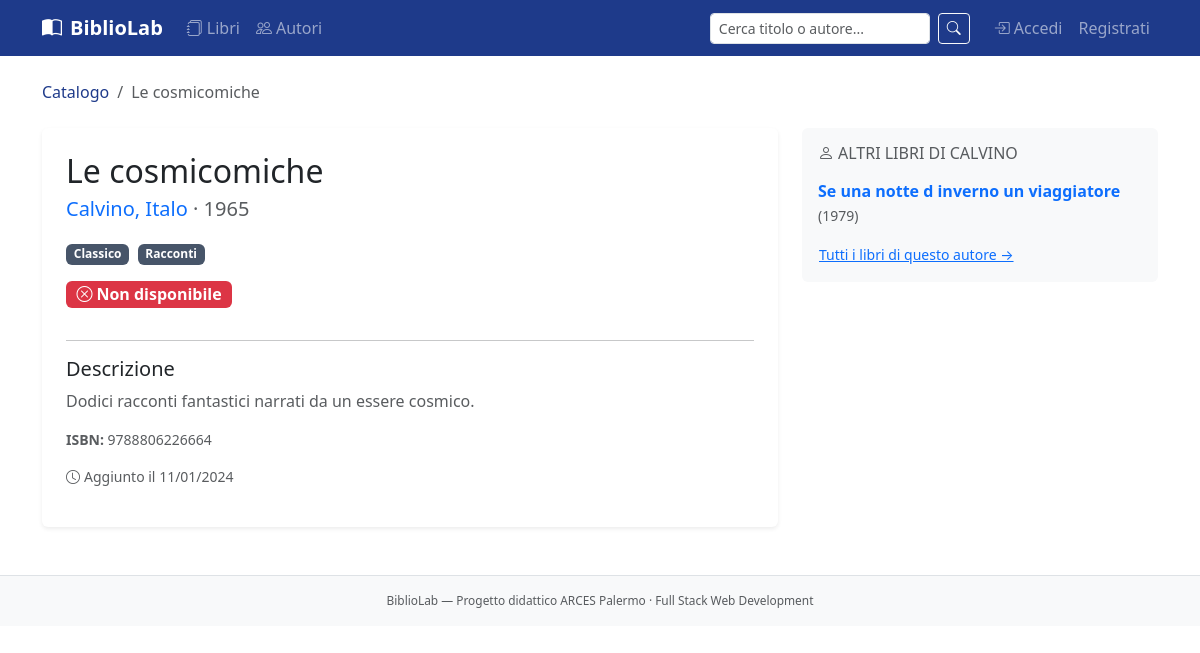
/libri/4/, run on the app's committed database.
### catalogo/models.py (models this page shows, shortened)
class Libro(models.Model):
    titolo = models.CharField(max_length=200, verbose_name='Titolo')
    autore = models.ForeignKey(
        'Autore',                       # Model di destinazione (stringa per evitare import circolari)
        on_delete=models.PROTECT,       # impedisce di cancellare un autore che ha libri collegati
        related_name='libri',           # nome per la navigazione inversa: autore.libri.all()
        verbose_name='Autore'
    )
    categorie = models.ManyToManyField(
        'Categoria',
        blank=True,                     # opzionale: un libro puo non avere categorie
        related_name='libri',           # navigazione inversa: categoria.libri.all()
        verbose_name='Categorie'
    )
    anno_pubblicazione = models.IntegerField(verbose_name='Anno di pubblicazione')
    isbn = models.CharField(
        max_length=13,
        unique=True,
        blank=True,
        verbose_name='ISBN',
        help_text='Codice ISBN a 13 cifre (opzionale)'  # testo di aiuto nel form
    )
    descrizione = models.TextField(blank=True, verbose_name='Descrizione')
    disponibile = models.BooleanField(default=True, verbose_name='Disponibile')
    data_aggiunta = models.DateTimeField(auto_now_add=True, verbose_name='Aggiunto il')
    class Meta:
        ordering            = ['titolo']      # ordine alfabetico per titolo
        verbose_name        = 'Libro'
        verbose_name_plural = 'Libri'

class Autore(models.Model):
    nome = models.CharField(
        max_length=100,         # massimo 100 caratteri
        verbose_name='Nome'     # etichetta leggibile per Admin e form
    )
    cognome = models.CharField(
        max_length=100,
        verbose_name='Cognome'
    )
    data_nascita = models.DateField(
        null=True,
        blank=True,
        verbose_name='Data di nascita'
    )
    biografia = models.TextField(
        blank=True,
        verbose_name='Biografia'
    )
    def __str__(self):
        return f"{self.cognome}, {self.nome}"
    class Meta:
        ordering = ['cognome', 'nome']
        verbose_name        = 'Autore'
        verbose_name_plural = 'Autori'

class Categoria(models.Model):
    nome = models.CharField(
        max_length=100,
        unique=True,
        verbose_name='Nome'
    )
    descrizione = models.TextField(
        blank=True,
        verbose_name='Descrizione'
    )
    class Meta:
        ordering            = ['nome']        # ordine alfabetico
        verbose_name        = 'Categoria'
        verbose_name_plural = 'Categorie'     # Django non sa fare il plurale italiano

### catalogo/views.py (the view)
# urls.py: path('libri/<int:pk>/', views.LibroDetailView.as_view(), name='dettaglio_libro'),
class LibroDetailView(DetailView):
    model               = Libro
    template_name       = 'catalogo/libro_detail.html'
    context_object_name = 'libro'
    def get_context_data(self, **kwargs):
        ctx = super().get_context_data(**kwargs)
        ctx['altri_libri'] = (
            Libro.objects
            .filter(autore=self.object.autore)   # stesso autore
            .exclude(pk=self.object.pk)           # escludi il libro corrente
            .order_by('titolo')[:4]               # max 4, in ordine alfabetico
        )
        return ctx

### catalogo/templates/catalogo/libro_detail.html (shortened to what this page needs)
{% extends 'base.html' %}
{% block contenuto %}
<nav aria-label="breadcrumb" class="mb-4">
  <ol class="breadcrumb">
    <li class="breadcrumb-item"><a href="{% url 'catalogo:lista_libri' %}">Catalogo</a></li>
    <li class="breadcrumb-item active">{{ libro.titolo }}</li>
  </ol>
</nav>
<div class="row g-4">
  <div class="col-lg-8">
    <div class="card border-0 shadow-sm">
      <div class="card-body p-4">
        <h1 class="h2 mb-1">{{ libro.titolo }}</h1>
        <p class="text-muted fs-5 mb-3">
          <a href="{% url 'catalogo:dettaglio_autore' libro.autore.pk %}" class="text-decoration-none">
            {{ libro.autore }}
          </a>
          · {{ libro.anno_pubblicazione }}
        </p>
        <div class="mb-3">
          {% for cat in libro.categorie.all %}
          <a href="{% url 'catalogo:libri_per_categoria' cat.pk %}"
             class="badge bg-secondary text-decoration-none me-1">
            {{ cat.nome }}
          </a>
          {% endfor %}
        </div>
        {% if libro.disponibile %}
        <span class="badge bg-success fs-6 mb-3"><i class="bi bi-check-circle me-1"></i>Disponibile</span>
        {% else %}
        <span class="badge bg-danger fs-6 mb-3"><i class="bi bi-x-circle me-1"></i>Non disponibile</span>
        {% endif %}
        {% if libro.descrizione %}
        <hr>
        <h2 class="h5">Descrizione</h2>
        <p class="text-muted">{{ libro.descrizione }}</p>
        {% endif %}
        {% if libro.isbn %}
        <p class="small text-muted mt-3"><strong>ISBN:</strong> {{ libro.isbn }}</p>
        {% endif %}
        <p class="small text-muted">
          <i class="bi bi-clock me-1"></i>Aggiunto il {{ libro.data_aggiunta|date:"d/m/Y" }}
        </p>
      </div>
    </div>
  </div>
  {% if altri_libri %}
  <div class="col-lg-4">
    <div class="card border-0 bg-light">
      <div class="card-body">
        <h2 class="h6 text-muted text-uppercase mb-3">
          <i class="bi bi-person me-1"></i>Altri libri di {{ libro.autore.cognome }}
        </h2>
        {% for altro in altri_libri %}
        <div class="mb-2">
          <a href="{% url 'catalogo:dettaglio_libro' altro.pk %}"
             class="text-decoration-none fw-semibold">
            {{ altro.titolo }}
          </a>
          <span class="text-muted small">({{ altro.anno_pubblicazione }})</span>
        </div>
        {% endfor %}
        <a href="{% url 'catalogo:dettaglio_autore' libro.autore.pk %}"
           class="btn btn-link btn-sm p-0 mt-2">
          Tutti i libri di questo autore →
        </a>
      </div>
    </div>
  </div>
  {% endif %}
</div>
{% endblock %}

### catalogo/static/catalogo/css/bibliolab.css (style rules this page uses)
:root { --bl-blu: #1e3a8a; --bl-oro: #fbbf24; }
.breadcrumb-item a { color: var(--bl-blu); text-decoration: none; }
.badge.bg-secondary { background-color: #475569 !important; }
.card.shadow-sm { transition: box-shadow 0.2s ease, transform 0.2s ease; }

### data on the page
Libro: titolo "Le cosmicomiche", autore "Calvino, Italo", anno_pubblicazione "1965", descrizione "Dodici racconti fantastici narrati da un essere cosmico.", isbn "9788806226664", data_aggiunta "11/01/2024", autore.cognome "CALVINO"
Categoria: nome "Classico"
Categoria: nome "Racconti"
Libro: titolo "Se una notte d inverno un viaggiatore", anno_pubblicazione "1979"
